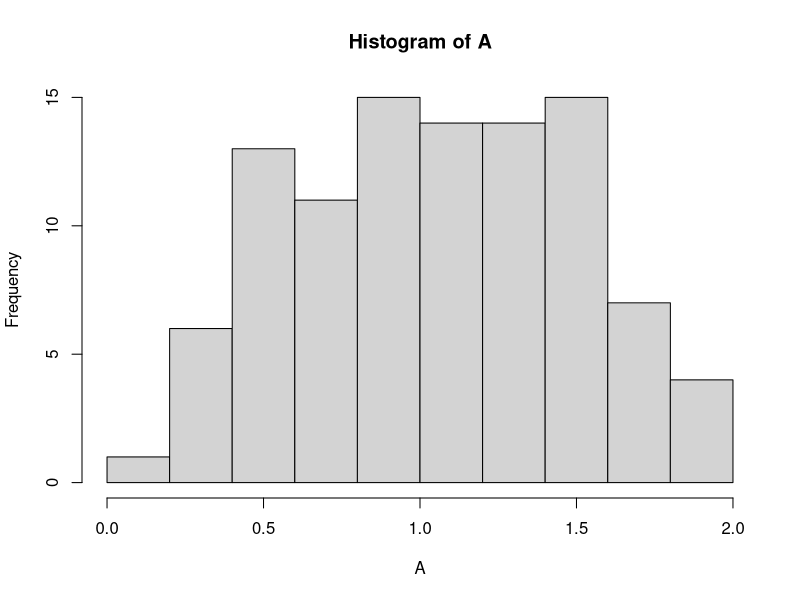
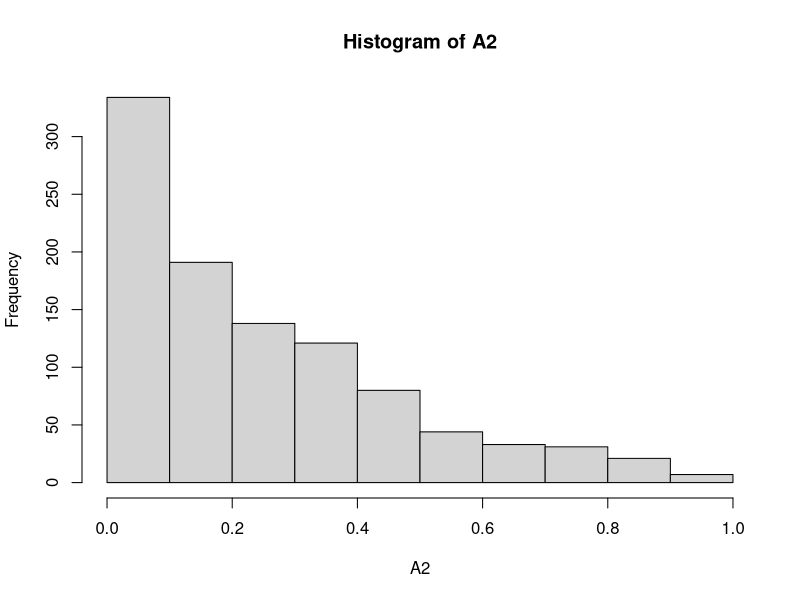
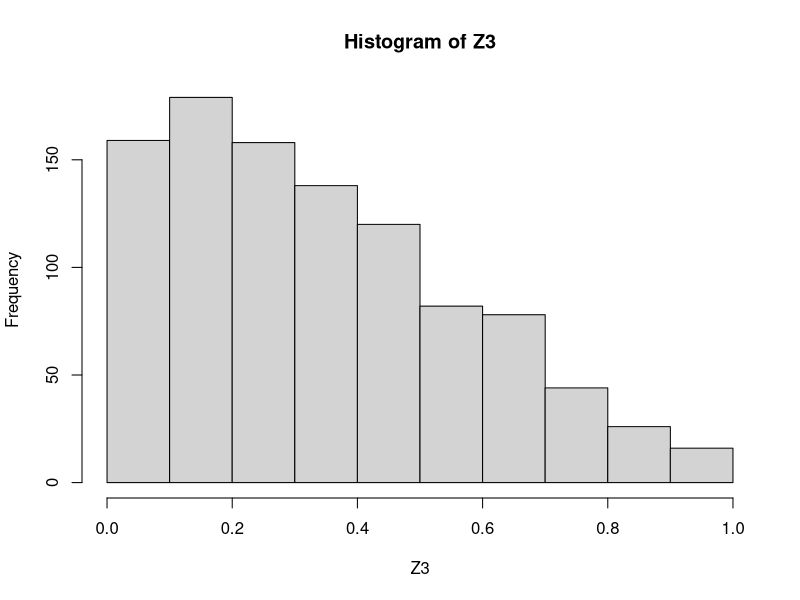
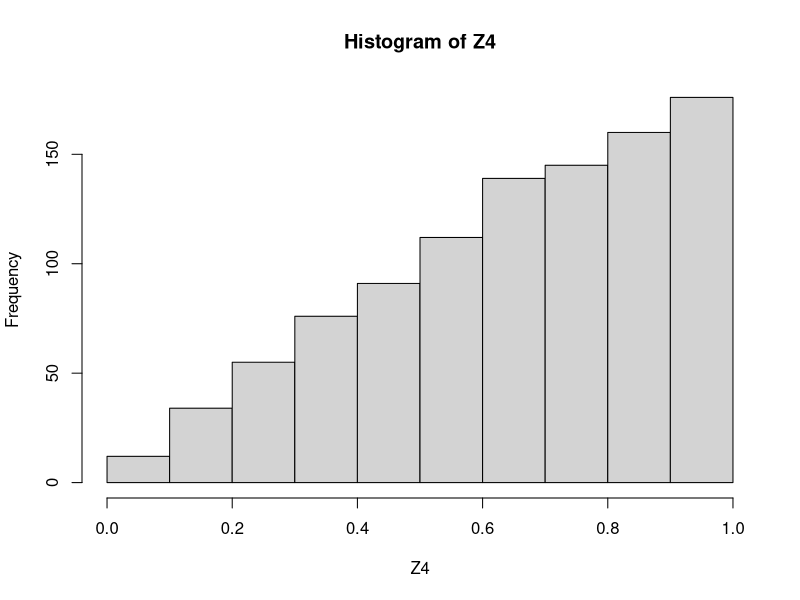
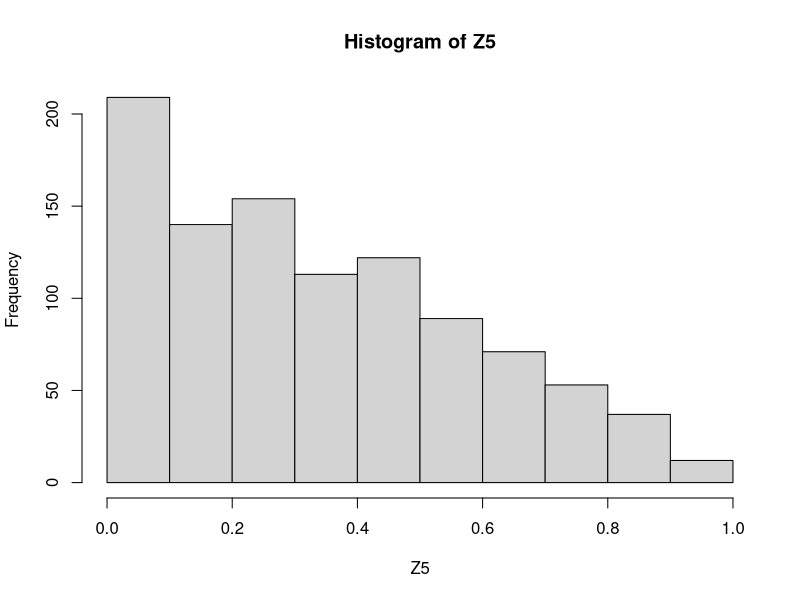

Reproduce these figures in R, in order.
## ---- chunk 1
B <- runif(100, min = 0, max = 1)

C <- runif(100, min = 0, max = 1)

A = B+C

hist(A)


integrand <- function(x){x}

result <- integrate(integrand, lower = 0, upper = 1/2)
result$value
## ---- chunk 2
B2 <- runif(1000, min = 0, max = 1)
C2 <- runif(1000, min = 0, max = 1)

A2 <- B2 * C2

hist(A2)

integrand2 <- function(x){0.5/x}
result2 <- integrate(integrand2, 0.5,1)
Prob2 <- result2$value + 0.5
Prob2
## ---- chunk 3
B3 <- runif(1000, min = 0, max = 1)
C3 <- runif(1000, min = 0, max = 1)

Z3 <- abs(B3 - C3)
hist(Z3)

integrand3 <- function(x){2-2*x}
result3 <- integrate(integrand3, lower = 0, upper = 1)
result3
## ---- chunk 4
B4 <- runif(1000, min = 0, max = 1)
C4 <- runif(1000, min = 0, max = 1)

Z4 <- pmax(B4, C4)
hist(Z4)

integrand4 <- function(x){2*x}
result4 <- integrate(integrand4, 0, 1)
result4
## ---- chunk 5
B5 <- runif(1000, min = 0, max = 1)
C5 <- runif(1000, min = 0, max = 1)

Z5 <- pmin(B4, C4)
hist(Z5)

integrand5 <- function(x){2-2*x}
result5 <- integrate(integrand5, 0, 1)
result5
